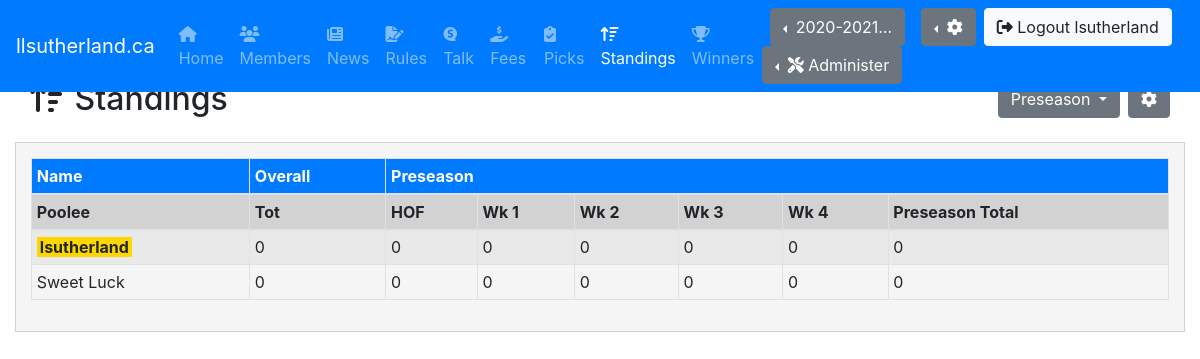
/standings/ (signed in), run on an earlier commit of the app's database.
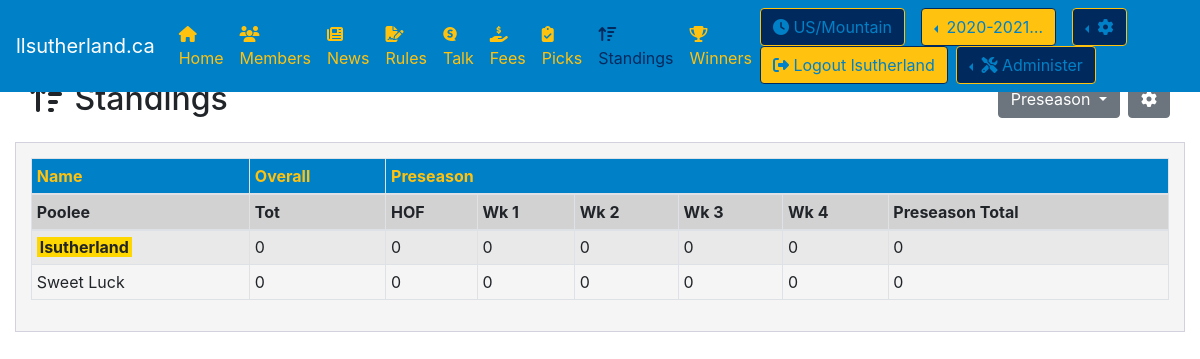
And on a later commit of the database.
### pool/models.py (models this page shows, shortened)
class Season(models.Model):
    name = models.CharField(max_length=50, blank=False, null=False)
    effective_date = models.DateField(blank=False, null=False)
    effective_end_date = models.DateField(blank=False, null=False)
    is_active = models.BooleanField(default=True)

class CustomUser(AbstractUser):
    US_EST = 'US/Eastern'
    TZS = [
        ('US/Alaska', 'US/Alaska'),
        ('US/Arizona','US/Arizona'),
        ('US/Central','US/Central'),
        (US_EST,'US/Eastern'),
        ('US/Hawaii','US/Hawaii'),
        ('US/Mountain','US/Mountain'),
        ('US/Pacific','US/Pacific'),
        ('Europe/Amsterdam','Europe/Amsterdam'),
        ('Europe/Athens','Europe/Athens'),
        ('Europe/Belgrade','Europe/Belgrade'),
        ('Europe/Berlin','Europe/Berlin'),
        ('Europe/Brussels','Europe/Brussels'),
        ('Europe/Bucharest','Europe/Bucharest'),
        ('Europe/Budapest','Europe/Budapest'),
        ('Europe/Copenhagen','Europe/Copenhagen'),
        ('Europe/Dublin','Europe/Dublin'),
        ('Europe/Gibraltar','Europe/Gibraltar'),
        ('Europe/Helsinki','Europe/Helsinki'),
        ('Europe/Istanbul','Europe/Istanbul'),
        ('Europe/Kiev','Europe/Kiev'),
        ('Europe/Lisbon','Europe/Lisbon'),
        ('Europe/London','Europe/London'),
        ('Europe/Luxembourg','Europe/Luxembourg'),
        ('Europe/Madrid','Europe/Madrid'),
        ('Europe/Malta','Europe/Malta'),
        ('Europe/Moscow','Europe/Moscow'),
        ('Europe/Oslo','Europe/Oslo'),
        ('Europe/Paris','Europe/Paris'),
        ('Europe/Prague','Europe/Prague'),
        ('Europe/Rome','Europe/Rome'),
        ('Europe/Sarajevo','Europe/Sarajevo'),
        ('Europe/Stockholm','Europe/Stockholm'),
        ('Europe/Vienna','Europe/Vienna'),
        ('Europe/Volgograd','Europe/Volgograd'),
        ('Europe/Warsaw','Europe/Warsaw'),
        ('Europe/Zurich','Europe/Zurich')
    ]
    username_validator = MyValidator()
    username = models.CharField(
        _('username'),
        max_length=150,
        unique=True,
        help_text=_('Required. 150 characters or fewer. Names and numbers only.'),
        validators=[username_validator],
            error_messages={
            'unique': _("A user with that username already exists."),
        },
    )
    mobile = models.CharField(max_length=20, blank=True, null=True)
    image = models.ImageField(upload_to='profile_image', blank=True, null=True)
    favorite_team = models.ForeignKey(Team, on_delete=models.CASCADE, blank=True, null=True)
    timezone = models.CharField(max_length=50, blank=False, null=False, default=US_EST, choices=TZS)

### pool/views.py (the view)
# urls.py: path('standings/', views.standings_view, name='standings'),
def standings_view(request):
    template = 'standings/standings.html'
    if not 'selected_week_type_id' in request.session:
        selected_week_type_id = 1
        request.session['selected_week_type_id'] = 1
    else:
        selected_week_type_id = request.session['selected_week_type_id']
    args = get_standings_args(request, selected_week_type_id)
    return render(request, template, args)

### pool/views.py (called while the page is built)
def get_current(request):
    current_season = None
    current_week = None
    seasons = []
    prefs = None
    request.session['django_timezone'] = request.user.timezone
    try:
        current_season = get_current_season(request)
        current_week = get_current_week(request)
        seasons = get_seasons()
        prefs = get_preferences(request)
    except Exception as e:
        print(e)
    return {
        'preferences' : prefs,
        'current_season': current_season,
        'current_week' : current_week,
        'seasons' : seasons
    }

def get_preferences(request):
    return Preferences.objects.get(user_id = request.user.id)

def get_seasons():
    return Season.objects.order_by('-effective_date')

def get_current_season(request):
    active_season = Season.objects.get(is_active=True)
    current_season_id = request.session['current_season_id']
    if not active_season.id == current_season_id:
        request.session['current_season_id'] = active_season.id
        return Season.objects.get(id=active_season.id)
    else:
        return Season.objects.get(id=current_season_id)

### utils/season_helper.py (called while the page is built)
def get_now():
    return timezone.now()

### pool/templates/standings/standings.html (shortened to what this page needs)
{% extends 'base.html' %}
{% block body %}
{% block container_type %}
  <div class="container{% if preferences.site_width == 'wide' %}-fluid{% endif %}">
{% endblock %}
<div class="row">
  <div class="col">
    <h2 class="mb-4"><i class="fas fa-sort-amount-up"></i> Standings</h2>
  </div>
  <div class="col">
    {% include 'standings/week_selector.html' %}
  </div>
</div>
<div class="row mb-3">
    <div class="col themed-grid-col">
        {% if selected_week_type.id == 1 %}
            {% include 'standings/pre.html' %}
        {% elif selected_week_type.id == 2 %}
            {% include 'standings/reg.html' %}
        {% elif selected_week_type.id == 3 %}
            {% include 'standings/post.html' %}
        {% else %}
            {% include 'standings/all.html' %}
        {% endif %}
    </div>
</div>
{% endblock %}

### pool/templates/nav/fav-team.html (shortened to what the changed rows need)
<nav class="navbar navbar-expand-md navbar-dark fixed-top" style="background-color: {{user.favorite_team.color_01}};">
        <a class="navbar-brand" href="#">llsutherland.ca</a>
        <div class="collapse navbar-collapse" id="navbarCollapse">
            <ul class="navbar-nav mr-auto">
                <li class="nav-item">
                    <a class="nav-link" href="{% url 'home'  %}" style="{% if request.resolver_match.url_name == "home" %}color:{{user.favorite_team.color_02}};{% else %}color:{{user.favorite_team.color_03}};{% endif %}"><i class="fas fa-home"></i> Home</a>
                </li>
                <li class="nav-item">
                    <a class="nav-link" href="{% url 'members'  %}" style="{% if request.resolver_match.url_name == "members" %}color:{{user.favorite_team.color_02}};{% else %}color:{{user.favorite_team.color_03}};{% endif %}"><i class="fas fa-users"></i> Members</a>
                </li>
                <li class="nav-item">
                    <a class="nav-link" href="{% url 'news'  %}" style="{% if request.resolver_match.url_name == "news" %}color:{{user.favorite_team.color_02}};{% else %}color:{{user.favorite_team.color_03}};{% endif %}"><i class="fas fa-newspaper"></i> News</a>
                </li>
                <li class="nav-item">
                    <a class="nav-link" href="{% url 'rules'  %}" style="{% if request.resolver_match.url_name == "rules" %}color:{{user.favorite_team.color_02}};{% else %}color:{{user.favorite_team.color_03}};{% endif %}"><i class="fas fa-file-signature"></i> Rules</a>
                </li>
                <li class="nav-item">
                    <a class="nav-link" href="{% url 'talk'  %}" style="{% if request.resolver_match.url_name == "talk" %}color:{{user.favorite_team.color_02}};{% else %}color:{{user.favorite_team.color_03}};{% endif %}"><i class="fab fa-speakap"></i> Talk</a>
                </li>
                <li class="nav-item">
                    <a class="nav-link" href="{% url 'fees'  %}" style="{% if request.resolver_match.url_name == "fees" %}color:{{user.favorite_team.color_02}};{% else %}color:{{user.favorite_team.color_03}};{% endif %}"><i class="fas fa-hand-holding-usd"></i> Fees</a>
                </li>
                <li class="nav-item">
                    <a class="nav-link" href="{% url 'picks'  %}" style="{% if request.resolver_match.url_name == "picks" %}color:{{user.favorite_team.color_02}};{% else %}color:{{user.favorite_team.color_03}};{% endif %}"><i class="fas fa-clipboard-check"></i> Picks</a>
                </li>
                <li class="nav-item">
                    <a class="nav-link" href="{% url 'standings'  %}" style="{% if request.resolver_match.url_name == "standings" %}color:{{user.favorite_team.color_02}};{% else %}color:{{user.favorite_team.color_03}};{% endif %}"><i class="fas fa-sort-amount-up"></i> Standings</a>
                </li>
                <li class="nav-item">
                    <a class="nav-link" href="{% url 'winners'  %}" style="{% if request.resolver_match.url_name == "winners" %}color:{{user.favorite_team.color_02}};{% else %}color:{{user.favorite_team.color_03}};{% endif %}"><i class="fas fa-trophy"></i> Winners</a>
                </li>
            </ul>
            <form class="form-inline mt-2 mt-md-0">
            <a class="btn btn-light mr-2 my-2 my-sm-0" href="" style="background-color:{{user.favorite_team.color_02}};color:{{user.favorite_team.color_01}};border-color:{{user.favorite_team.color_03}}"><i class="fas fa-clock"></i> {{request.session.django_timezone}}</a>
            {% if current_season %}
                <div class="dropdown dropleft pl-2 pr-2">
                    <a class="btn btn-secondary dropdown-toggle" style="background-color:{{user.favorite_team.color_03}};color:{{user.favorite_team.color_01}};border-color:{{user.favorite_team.color_02}}" href="#" role="button" id="dropdownSeason" data-toggle="dropdown" aria-haspopup="true" aria-expanded="false">
                        {{current_season.name| truncatechars:10}}
                    </a>
            {% endif %}
                </div>
                <div class="dropdown dropleft pl-2 pr-2">
                    <a class="btn btn-secondary dropdown-toggle" style="background-color:{{user.favorite_team.color_02}};color:{{user.favorite_team.color_01}};border-color:{{user.favorite_team.color_03}}" href="#" role="button" id="dropdownProfile" data-toggle="dropdown" aria-haspopup="true" aria-expanded="false">
                        <i class="fas fa-cog"></i>
                    </a>
                </div>
                <a class="btn btn-success mr-2 my-2 my-sm-0" href="{% url 'logout' %}" style="background-color:{{user.favorite_team.color_03}};color:{{user.favorite_team.color_01}};border-color:{{user.favorite_team.color_02}}"><i class="fas fa-sign-out-alt"></i> Logout {{user.username}}</a>
                {% if user.is_staff %}
                    <div class="dropdown dropleft">
                        <button class="btn btn-secondary dropdown-toggle" style="background-color:{{user.favorite_team.color_02}};color:{{user.favorite_team.color_01}};border-color:{{user.favorite_team.color_03}}" type="button" id="dropdownMenuButton" data-toggle="dropdown" aria-haspopup="true" aria-expanded="false">
                            <i class="fas fa-tools"></i> Administer
                        </button>
                    </div>
                {% endif %}
            </form>
        </div>
    </nav>

### pool/templates/standings/pre.html
<table class="table table-sm table-striped table-bordered table-hover">
    <thead>
    {% if user.favorite_team %}
        <tr style="background-color:{{user.favorite_team.color_01}};color:{{user.favorite_team.color_03}};border-color:{{user.favorite_team.color_03}}">
    {% else %}
        <tr class="bg-primary text-white">
    {% endif %}
        <th>Name</th>
        <th>Overall</th>
        <th colspan="6">Preseason</th>
    </tr>
    <tr class="table-active">
        <th>Poolee</th>
        <th>Tot</th>
        <th>HOF</th>
        <th>Wk 1</th>
        <th>Wk 2</th>
        <th>Wk 3</th>
        <th>Wk 4</th>
        <th>Preseason Total</th>
    </tr>
    </thead>
    <tbody>
        {% for item in items %}
        <tr>
            <td><span {% if request.user.username == item.user.username %} class="highlight-user"{% endif %}>{{item.user.username}}</span></td>
            <td>{{item.overall_total}}</td>
            <td>{{item.pre_hof}}</td>
            <td>{{item.pre_week_1}}</td>
            <td>{{item.pre_week_2}}</td>
            <td>{{item.pre_week_3}}</td>
            <td>{{item.pre_week_4}}</td>
            <td>{{item.pre_total}}</td>
        </tr>
        {% endfor %}
    </tbody>
</table>

### pool/templates/nav/no-fav-team.html (shortened to what this page needs)
<nav class="navbar navbar-expand-md navbar-dark fixed-top bg-primary">
        <a class="navbar-brand" href="#">llsutherland.ca</a>
        <div class="collapse navbar-collapse" id="navbarCollapse">
            <ul class="navbar-nav mr-auto">
                <li class="nav-item">
                    <a class="nav-link {% if request.resolver_match.url_name == "home" %}active{% endif %}" href="{% url 'home'  %}"><i class="fas fa-home"></i> Home</a>
                </li>
                <li class="nav-item">
                    <a class="nav-link {% if request.resolver_match.url_name == "members" %}active{% endif %}" href="{% url 'members'  %}"><i class="fas fa-users"></i> Members</a>
                </li>
                <li class="nav-item">
                    <a class="nav-link {% if request.resolver_match.url_name == "news" %}active{% endif %}" href="{% url 'news'  %}"><i class="fas fa-newspaper"></i> News</a>
                </li>
                <li class="nav-item">
                    <a class="nav-link {% if request.resolver_match.url_name == "rules" %}active{% endif %}" href="{% url 'rules'  %}"><i class="fas fa-file-signature"></i> Rules</a>
                </li>
                <li class="nav-item">
                    <a class="nav-link {% if request.resolver_match.url_name == "talk" %}active{% endif %}" href="{% url 'talk'  %}"><i class="fab fa-speakap"></i> Talk</a>
                </li>
                <li class="nav-item">
                    <a class="nav-link {% if request.resolver_match.url_name == "fees" %}active{% endif %}" href="{% url 'fees'  %}"><i class="fas fa-hand-holding-usd"></i> Fees</a>
                </li>
                <li class="nav-item">
                    <a class="nav-link {% if request.resolver_match.url_name == "picks" %}active{% endif %}" href="{% url 'picks' %}"><i class="fas fa-clipboard-check"></i> Picks</a>
                </li>
                <li class="nav-item">
                    <a class="nav-link {% if request.resolver_match.url_name == "standings" %}active{% endif %}" href="{% url 'standings'%}""><i class="fas fa-sort-amount-up"></i> Standings</a>
                </li>
                <li class="nav-item">
                    <a class="nav-link {% if request.resolver_match.url_name == "winners" %}active{% endif %}" href="{% url 'winners'  %}"><i class="fas fa-trophy"></i> Winners</a>
                </li>
            </ul>
            <form class="form-inline mt-2 mt-md-0">
                <div class="dropdown dropleft pl-2 pr-2">
                {% if current_season %}
                    <a class="btn btn-secondary dropdown-toggle" href="#" role="button" id="dropdownSeason" data-toggle="dropdown" aria-haspopup="true" aria-expanded="false">
                        {{current_season.name | truncatechars:10}}
                    </a>
                {% endif %}
                </div>
                <div class="dropdown dropleft pl-2 pr-2">
                    <a class="btn btn-secondary dropdown-toggle" href="#" role="button" id="dropdownProfile" data-toggle="dropdown" aria-haspopup="true" aria-expanded="false">
                        <i class="fas fa-cog"></i>
                    </a>
                </div>
                <a class="btn btn-light mr-2 my-2 my-sm-0" href="{% url 'logout' %}"><i class="fas fa-sign-out-alt"></i> Logout {{user.username}}</a>
                {% if user.is_staff %}
                    <div class="dropdown dropleft">
                        <button class="btn btn-secondary dropdown-toggle" type="button" id="dropdownMenuButton" data-toggle="dropdown" aria-haspopup="true" aria-expanded="false">
                            <i class="fas fa-tools"></i> Administer
                        </button>
                    </div>
                {% endif %}
            </form>
        </div>
    </nav>

What changed in the data, as far as the page shows it:
changed CustomUser: favorite_team_id empty → 17 (drawn); session.django_timezone (not shown) → "US/Mountain"
